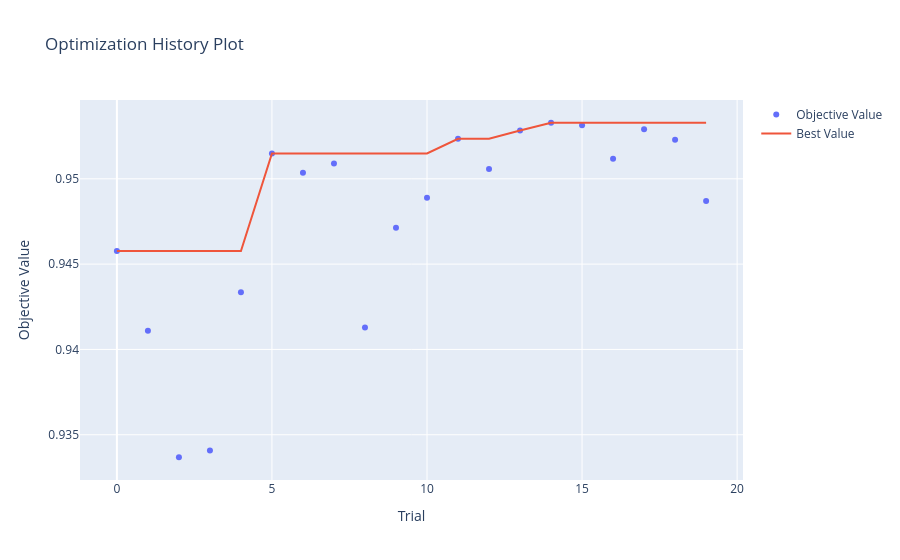

The code cell stored with this chart in its notebook:
### Code cell
plot_optimization_history(study).show()

### Figure 1 — Plotly figure (JSON) as saved in the notebook; plotly's stock layout.template omitted (floating-point values rounded to 4 significant figures)
{"data": [{"mode": "markers", "name": "Objective Value", "type": "scatter", "x": [0, 1, 2, 3, 4, 5, 6, 7, 8, 9, 10, 11, 12, 13, 14, 15, 16, 17, 18, 19], "y": [0.9458, 0.9411, 0.9337, 0.9341, 0.9434, 0.9515, 0.9504, 0.9509, 0.9413, 0.9471, 0.9489, 0.9523, 0.9506, 0.9528, 0.9533, 0.9531, 0.9512, 0.9529, 0.9523, 0.9487]}, {"mode": "lines", "name": "Best Value", "type": "scatter", "x": [0, 1, 2, 3, 4, 5, 6, 7, 8, 9, 10, 11, 12, 13, 14, 15, 16, 17, 18, 19], "y": [0.9458, 0.9458, 0.9458, 0.9458, 0.9458, 0.9515, 0.9515, 0.9515, 0.9515, 0.9515, 0.9515, 0.9523, 0.9523, 0.9528, 0.9533, 0.9533, 0.9533, 0.9533, 0.9533, 0.9533]}, {"marker": {"color": "#cccccc"}, "mode": "markers", "name": "Infeasible Trial", "showlegend": false, "type": "scatter", "x": [], "y": []}], "layout": {"title": {"text": "Optimization History Plot"}, "xaxis": {"title": {"text": "Trial"}}, "yaxis": {"title": {"text": "Objective Value"}}}}
